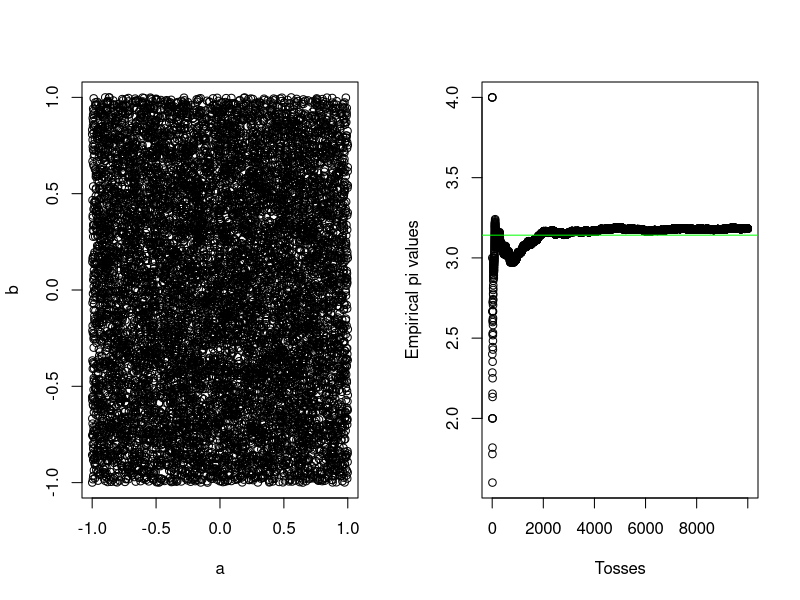

R code for this plot:
# Homework 2

# 1. Evaluate empirically that a dot which is randomly and evenly distributed across the square [-1,1]*[-1,1]
# would be distant from the coordinate center at no more than 1. Use 10,000 tosses.
n = 10000
a = runif(n, min = -1, max = 1)
b = runif(n, min = -1, max = 1)
square = cbind(a,b)
par(mfrow=c(1,2))
plot(square)

circle = a^2 + b^2 <= 1
cumsum_circle = cumsum(circle)
estimated_probability = cumsum_circle/1:n

geom = cbind(square, circle, cumsum_circle, estimated_probability)
probability = geom[n,"estimated_probability"] # in my case it equals 0.786

# 2. Using the results from the previous step give an assessment for pi value.
# probability for a dot to be in a circle = S_circle/ S_square = pi*r^2/(2r)^2 = pi/4 =>
# empirical value of pi equals 
pis = estimated_probability*4
values = cbind(geom, pis)
empirical_pi = values[n, "pis"]
empirical_pi # in my case it is 3.14

# 3. Create a plot to show a dependence of pi value on a number of tosses.
plot(pis, xlab = "Tosses", ylab = "Empirical pi values")
abline(h = pi, col = "green")
